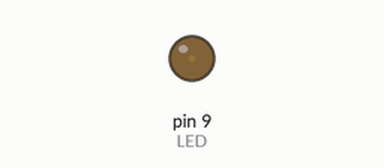
Recording of a sketch running on a simulated Arduino Uno, built with avr-gcc and run on an emulated ATmega328P. Parts: output pins drawn as LEDs (lit = HIGH).

Above: at 0.05 s.
At 1.15 s:
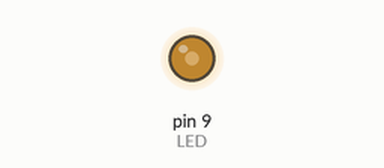
At 2.3 s:
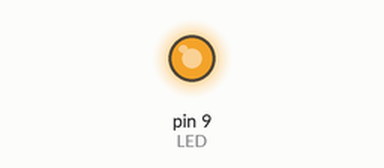
At 4.6 s:
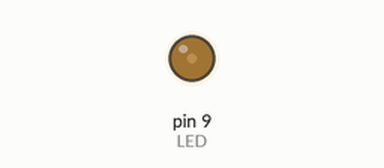
Timing chart, 0 to 6.7 s (numbered marks = the images above):
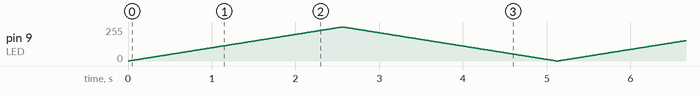

The sketch:

led_fade.ino
```cpp
// Pin of the LED to control
const int LED = 9;
const int MAX_PWM = 256;

// Delay in msec between led changes
const int DELAY = 10;

void setup() {
  // Set the led pin to output mode
  pinMode(LED, OUTPUT);
}

void loop() {
  // Loop increasing the PWM duty cycle
  for (int i = 0; i < MAX_PWM; i++) {
    analogWrite(LED, i);
    delay(DELAY);
  }

  // Loop decreasing the PWM duty cycle
  for (int i = (MAX_PWM - 1); i >= 0; i--) {
    analogWrite(LED, i);
    delay(DELAY);
  }

}
```
